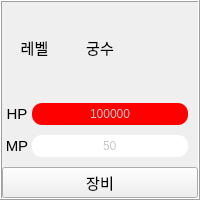
       <widget class="QFrame" name="frame_2">
        <property name="sizePolicy">
         <sizepolicy hsizetype="Expanding" vsizetype="Preferred">
          <horstretch>0</horstretch>
          <verstretch>0</verstretch>
         </sizepolicy>
        </property>
        <property name="minimumSize">
         <size>
          <width>180</width>
          <height>200</height>
         </size>
        </property>
        <property name="maximumSize">
         <size>
          <width>16777215</width>
          <height>200</height>
         </size>
        </property>
        <property name="frameShape">
         <enum>QFrame::Box</enum>
        </property>
        <property name="frameShadow">
         <enum>QFrame::Raised</enum>
        </property>
        <layout class="QGridLayout" name="gridLayout_5">
         <property name="leftMargin">
          <number>0</number>
         </property>
         <property name="topMargin">
          <number>0</number>
         </property>
         <property name="rightMargin">
          <number>0</number>
         </property>
         <property name="bottomMargin">
          <number>0</number>
         </property>
         <property name="spacing">
          <number>0</number>
         </property>
         <item row="2" column="0">
          <layout class="QHBoxLayout" name="horizontalLayout_5">
           <property name="spacing">
            <number>0</number>
           </property>
           <property name="rightMargin">
            <number>10</number>
           </property>
           <property name="bottomMargin">
            <number>10</number>
           </property>
           <item>
            <widget class="QLabel" name="mp_2">
             <property name="sizePolicy">
              <sizepolicy hsizetype="Preferred" vsizetype="Preferred">
               <horstretch>0</horstretch>
               <verstretch>0</verstretch>
              </sizepolicy>
             </property>
             <property name="minimumSize">
              <size>
               <width>30</width>
               <height>0</height>
              </size>
             </property>
             <property name="font">
              <font>
               <pointsize>11</pointsize>
              </font>
             </property>
             <property name="text">
              <string>MP</string>
             </property>
             <property name="scaledContents">
              <bool>true</bool>
             </property>
             <property name="alignment">
              <set>Qt::AlignCenter</set>
             </property>
            </widget>
           </item>
           <item>
            <widget class="QProgressBar" name="mp_archer">
             <property name="styleSheet">
              <string notr="true">QProgressBar{
  background-color: rgb(255, 255, 255);
  color:rgb(200,200,200);
  border-style: none;
  border-bottom-right-radius: 10px;
  border-bottom-left-radius: 10px;
  border-top-right-radius: 10px;
  border-top-left-radius: 10px;
  text-align: center;}
QProgressBar::chunk{
 border-bottom-right-radius: 10px;
 border-bottom-left-radius: 10px;
 border-top-right-radius: 10px;
 border-top-left-radius: 10px;
background-color: rgb(0, 0, 255);
 }</string>
             </property>
             <property name="maximum">
              <number>999999999</number>
             </property>
             <property name="value">
              <number>50</number>
             </property>
             <property name="textDirection">
              <enum>QProgressBar::TopToBottom</enum>
             </property>
             <property name="format">
              <string>%v</string>
             </property>
            </widget>
           </item>
          </layout>
         </item>
         <item row="1" column="0">
          <layout class="QHBoxLayout" name="horizontalLayout_6">
           <property name="spacing">
            <number>0</number>
           </property>
           <property name="rightMargin">
            <number>10</number>
           </property>
           <property name="bottomMargin">
            <number>10</number>
           </property>
           <item>
            <widget class="QLabel" name="hp_2">
             <property name="sizePolicy">
              <sizepolicy hsizetype="Preferred" vsizetype="Preferred">
               <horstretch>0</horstretch>
               <verstretch>0</verstretch>
              </sizepolicy>
             </property>
             <property name="minimumSize">
              <size>
               <width>30</width>
               <height>0</height>
              </size>
             </property>
             <property name="font">
              <font>
               <pointsize>11</pointsize>
              </font>
             </property>
             <property name="text">
              <string>HP</string>
             </property>
             <property name="scaledContents">
              <bool>true</bool>
             </property>
             <property name="alignment">
              <set>Qt::AlignCenter</set>
             </property>
            </widget>
           </item>
           <item>
            <widget class="QProgressBar" name="hp_archer">
             <property name="styleSheet">
              <string notr="true">QProgressBar{
  background-color: rgb(255, 255, 255);
  color:rgb(200,200,200);
  border-style: none;
  border-bottom-right-radius: 10px;
  border-bottom-left-radius: 10px;
  border-top-right-radius: 10px;
  border-top-left-radius: 10px;
  text-align: center;}
QProgressBar::chunk{
 border-bottom-right-radius: 10px;
 border-bottom-left-radius: 10px;
 border-top-right-radius: 10px;
 border-top-left-radius: 10px;
 background-color: rgb(255, 0, 0);
 }</string>
             </property>
             <property name="maximum">
              <number>999999999</number>
             </property>
             <property name="value">
              <number>12423423</number>
             </property>
             <property name="textDirection">
              <enum>QProgressBar::TopToBottom</enum>
             </property>
             <property name="format">
              <string>%v</string>
             </property>
            </widget>
           </item>
          </layout>
         </item>
         <item row="0" column="0">
          <layout class="QHBoxLayout" name="horizontalLayout_7">
           <property name="spacing">
            <number>0</number>
           </property>
           <property name="bottomMargin">
            <number>10</number>
           </property>
           <item>
            <widget class="QLabel" name="lv_archer">
             <property name="minimumSize">
              <size>
               <width>30</width>
               <height>0</height>
              </size>
             </property>
             <property name="maximumSize">
              <size>
               <width>100</width>
               <height>30</height>
              </size>
             </property>
             <property name="font">
              <font>
               <pointsize>11</pointsize>
              </font>
             </property>
             <property name="text">
              <string>레벨</string>
             </property>
             <property name="alignment">
              <set>Qt::AlignCenter</set>
             </property>
            </widget>
           </item>
           <item>
            <widget class="QLabel" name="archer">
             <property name="maximumSize">
              <size>
               <width>16777215</width>
               <height>30</height>
              </size>
             </property>
             <property name="font">
              <font>
               <pointsize>11</pointsize>
              </font>
             </property>
             <property name="text">
              <string>궁수</string>
             </property>
             <property name="alignment">
              <set>Qt::AlignCenter</set>
             </property>
            </widget>
           </item>
           <item>
            <widget class="QLabel" name="img_archer">
             <property name="text">
              <string/>
             </property>
            </widget>
           </item>
          </layout>
         </item>
         <item row="3" column="0">
          <layout class="QGridLayout" name="gridLayout_6">
           <property name="spacing">
            <number>0</number>
           </property>
           <item row="0" column="0">
            <widget class="QPushButton" name="pb_equip_archer">
             <property name="font">
              <font>
               <pointsize>11</pointsize>
              </font>
             </property>
             <property name="text">
              <string>장비</string>
             </property>
            </widget>
           </item>
          </layout>
         </item>
        </layout>
       </widget>
